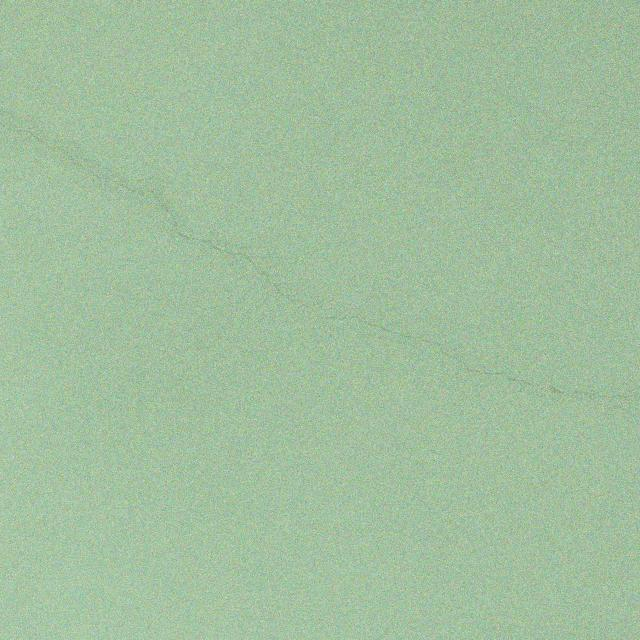
#> input picture dataset/test/images/011_agua_turbia_gris_jpg.rf.66b9929ace3626f958910de0c95df036.jpg, 640 x 640 px
$ python -i image_enhancement.py   (imports and definitions only)
#> lines starting #> are read from the running program, lines starting #| are printed output that depends on the picture
### backend/app/config.py
"""
AquaGuard AI — Application configuration.
All settings are configurable via environment variables or .env file.
"""

import os
from pathlib import Path
from dotenv import load_dotenv

load_dotenv()

# ── Paths ────────────────────────────────────────────────────────────────
PROJECT_ROOT = Path(os.getenv("AQUAGUARD_PROJECT_ROOT", Path(__file__).resolve().parents[2]))
BACKEND_ROOT = PROJECT_ROOT / "backend"
DATASET_ROOT = Path(os.getenv("AQUAGUARD_DATASET_ROOT", PROJECT_ROOT / "dataset"))
MODELS_DIR = Path(os.getenv("AQUAGUARD_MODELS_DIR", PROJECT_ROOT / "models"))
UPLOAD_DIR = Path(os.getenv("AQUAGUARD_UPLOAD_DIR", BACKEND_ROOT / "uploads"))
OUTPUT_DIR = Path(os.getenv("AQUAGUARD_OUTPUT_DIR", BACKEND_ROOT / "outputs"))
DATABASE_URL = os.getenv("AQUAGUARD_DATABASE_URL", f"sqlite+aiosqlite:///{BACKEND_ROOT / 'aquaguard.db'}")

# Ensure directories exist
for d in [MODELS_DIR, UPLOAD_DIR, OUTPUT_DIR]:
    d.mkdir(parents=True, exist_ok=True)
#> further down, picture is the input picture: shape (640, 640, 3); mean B, G, R 158.6, 191, 161.5

# ── Model settings ───────────────────────────────────────────────────────
MODEL_WEIGHTS = os.getenv("AQUAGUARD_MODEL_WEIGHTS", str(MODELS_DIR / "best.pt"))
DEFAULT_BASE_MODEL = os.getenv("AQUAGUARD_BASE_MODEL", "yolo26n.pt")
INFERENCE_IMG_SIZE = int(os.getenv("AQUAGUARD_INFERENCE_IMG_SIZE", "640"))
DEFAULT_CONFIDENCE = float(os.getenv("AQUAGUARD_DEFAULT_CONFIDENCE", "0.25"))
DEFAULT_IOU = float(os.getenv("AQUAGUARD_DEFAULT_IOU", "0.45"))
DEVICE = os.getenv("AQUAGUARD_DEVICE", "auto")  # auto, cpu, cuda, 0, 1, ...

# ── Frame extraction settings ────────────────────────────────────────────
DEFAULT_FRAME_INTERVAL = int(os.getenv("AQUAGUARD_FRAME_INTERVAL", "2"))  # every N frames
BLUR_THRESHOLD = float(os.getenv("AQUAGUARD_BLUR_THRESHOLD", "20.0"))
BRIGHTNESS_MIN = float(os.getenv("AQUAGUARD_BRIGHTNESS_MIN", "15.0"))
BRIGHTNESS_MAX = float(os.getenv("AQUAGUARD_BRIGHTNESS_MAX", "240.0"))
CONTRAST_MIN = float(os.getenv("AQUAGUARD_CONTRAST_MIN", "5.0"))
DUPLICATE_HASH_THRESHOLD = int(os.getenv("AQUAGUARD_DUPLICATE_HASH_THRESHOLD", "8"))

# ── Enhancement settings ─────────────────────────────────────────────────
CLAHE_CLIP_LIMIT = float(os.getenv("AQUAGUARD_CLAHE_CLIP_LIMIT", "3.0"))
CLAHE_TILE_GRID = int(os.getenv("AQUAGUARD_CLAHE_TILE_GRID", "8"))
DEFAULT_GAMMA = float(os.getenv("AQUAGUARD_DEFAULT_GAMMA", "1.5"))

# ── Training settings ────────────────────────────────────────────────────
DEFAULT_EPOCHS = int(os.getenv("AQUAGUARD_EPOCHS", "50"))
DEFAULT_BATCH_SIZE = int(os.getenv("AQUAGUARD_BATCH_SIZE", "16"))
DEFAULT_WORKERS = int(os.getenv("AQUAGUARD_WORKERS", "4"))
TRAIN_IMG_SIZE = int(os.getenv("AQUAGUARD_TRAIN_IMG_SIZE", "640"))

# ── Upload limits ─────────────────────────────────────────────────────────
MAX_UPLOAD_SIZE_MB = int(os.getenv("AQUAGUARD_MAX_UPLOAD_SIZE_MB", "500"))
ALLOWED_VIDEO_EXTENSIONS = {".mp4", ".avi", ".mov", ".mkv", ".wmv", ".flv"}
ALLOWED_IMAGE_EXTENSIONS = {".jpg", ".jpeg", ".png", ".bmp", ".tiff", ".webp"}

# ── Server ────────────────────────────────────────────────────────────────
API_HOST = os.getenv("AQUAGUARD_API_HOST", "0.0.0.0")
API_PORT = int(os.getenv("AQUAGUARD_API_PORT", "8000"))
CORS_ORIGINS = os.getenv("AQUAGUARD_CORS_ORIGINS", "http://localhost:5173,http://localhost:3000").split(",")

### backend/app/services/image_enhancement.py
"""
AquaGuard AI — Underwater image enhancement service.

Provides multiple enhancement algorithms optimised for murky, low-contrast
underwater footage:

* **CLAHE** — Contrast-Limited Adaptive Histogram Equalisation on the L channel
  of the CIE-LAB colour space.
* **Gamma correction** — simple power-law transform via a lookup table.
* **Single-Scale Retinex (SSR)** — logarithmic ratio of the image and its
  Gaussian-blurred version, normalised back to [0, 255].

The module exposes both synchronous helpers (for direct use inside worker
threads) and a thin ``async`` wrapper (``enhance_frames``) that offloads the
CPU-bound work to an ``asyncio`` thread-pool executor.
"""

from __future__ import annotations

import asyncio
import logging
from concurrent.futures import ThreadPoolExecutor
from pathlib import Path
from typing import Any

import cv2
import numpy as np

from backend.app.config import (
    ALLOWED_IMAGE_EXTENSIONS,
    CLAHE_CLIP_LIMIT,
    CLAHE_TILE_GRID,
    DEFAULT_GAMMA,
)
from backend.app.schemas.models import EnhancementMethod

logger = logging.getLogger(__name__)

# Thread-pool shared across async calls inside this module.
_ENHANCEMENT_POOL = ThreadPoolExecutor(max_workers=4, thread_name_prefix="enhance")


class ImageEnhancer:
    """Stateless service that applies underwater image enhancement algorithms.

    Each public ``enhance_*`` method accepts a BGR ``numpy`` array (as returned
    by ``cv2.imread``) and returns an enhanced BGR array of the same shape and
    dtype.
    """

    # ── Core enhancement algorithms ──────────────────────────────────────

    def enhance_clahe(
        self,
        image: np.ndarray,
        clip_limit: float = CLAHE_CLIP_LIMIT,
        tile_grid_size: int = CLAHE_TILE_GRID,
    ) -> np.ndarray:
        """Apply Contrast-Limited Adaptive Histogram Equalisation (CLAHE).

        The image is converted from BGR to the CIE-LAB colour space so that
        only the luminance channel (L) is equalised, preserving the original
        colour information.

        Args:
            image: Input BGR image (``uint8``).
            clip_limit: CLAHE clip limit – controls contrast amplification.
            tile_grid_size: Size of each tile in the grid used by CLAHE.

        Returns:
            Enhanced BGR image (``uint8``).
        """
#> called with clip_limit = 3, tile_grid_size = 8
        logger.debug(
            "CLAHE enhancement: clip_limit=%.2f, tile_grid=%d",
            clip_limit,
            tile_grid_size,
        )
        lab = cv2.cvtColor(image, cv2.COLOR_BGR2LAB)
#> lab: shape (640, 640, 3); mean of channels 0, 1, 2 190, 111.8, 141.1
        l_channel, a_channel, b_channel = cv2.split(lab)
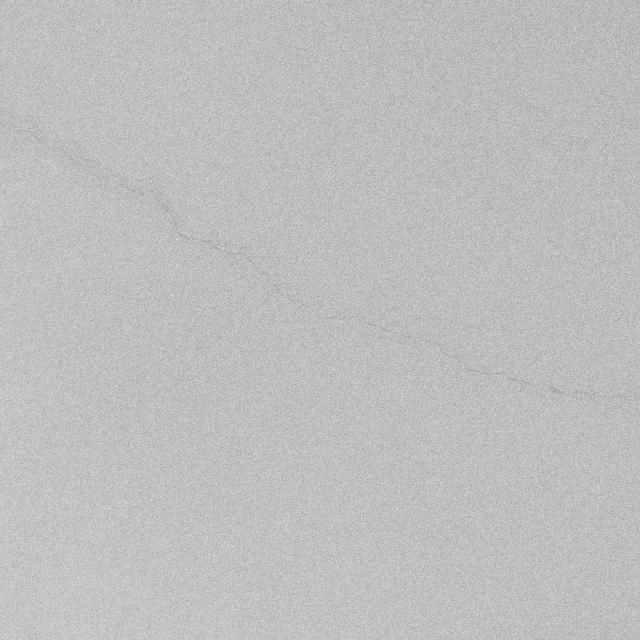
#> l_channel: shape (640, 640); min 150, max 224, mean 190
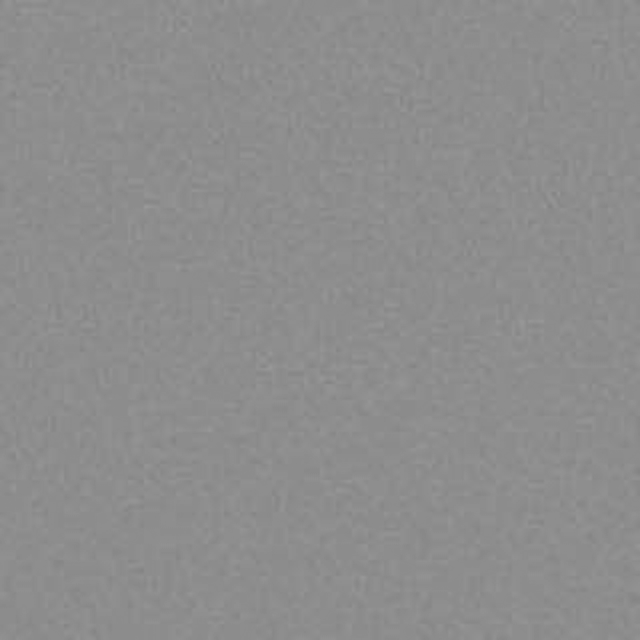
#> b_channel: shape (640, 640); min 131, max 152, mean 141.1

        clahe = cv2.createCLAHE(
            clipLimit=clip_limit,
            tileGridSize=(tile_grid_size, tile_grid_size),
        )
        l_enhanced = clahe.apply(l_channel)
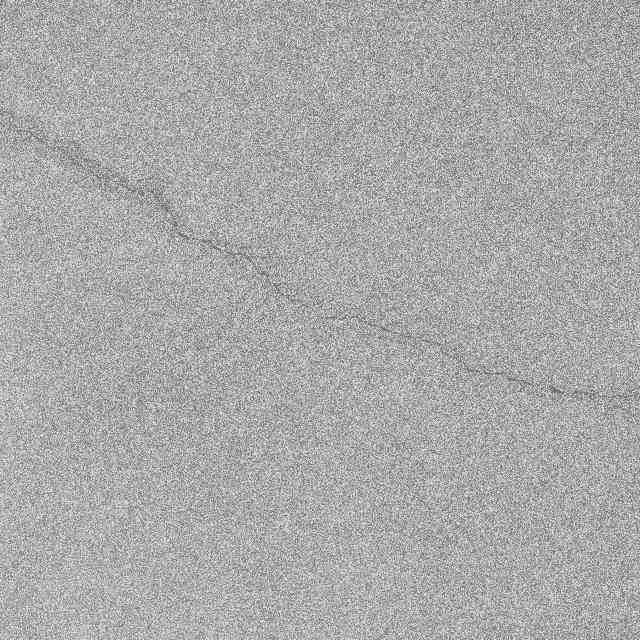
#> l_enhanced: shape (640, 640); min 95, max 235, mean 170.2

        lab_enhanced = cv2.merge([l_enhanced, a_channel, b_channel])
#> lab_enhanced: shape (640, 640, 3); mean of channels 0, 1, 2 170.2, 111.8, 141.1
        result: np.ndarray = cv2.cvtColor(lab_enhanced, cv2.COLOR_LAB2BGR)
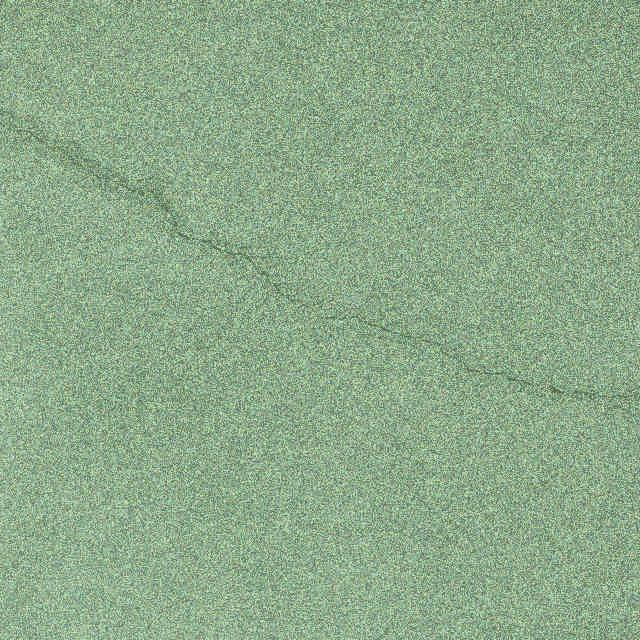
#> result: shape (640, 640, 3); mean B, G, R 138.6, 170.4, 141.4
        return result

    # [304 lines left out: functions enhance_gamma, enhance_retinex, enhance, enhance_file, enhance_batch, create_comparison, not called in this run]


# ── Module-level convenience instance ────────────────────────────────────

_default_enhancer = ImageEnhancer()


# [28 lines not run here, left out]

>>> import cv2
>>> picture = cv2.imread('../../../dataset/test/images/011_agua_turbia_gris_jpg.rf.66b9929ace3626f958910de0c95df036.jpg')
>>> result = ImageEnhancer().enhance_clahe(picture)

$ run again, on dataset/train/images/021_agua_clara_jpg.rf.1d27c176169cccda5ddc0139a7ebce45.jpg
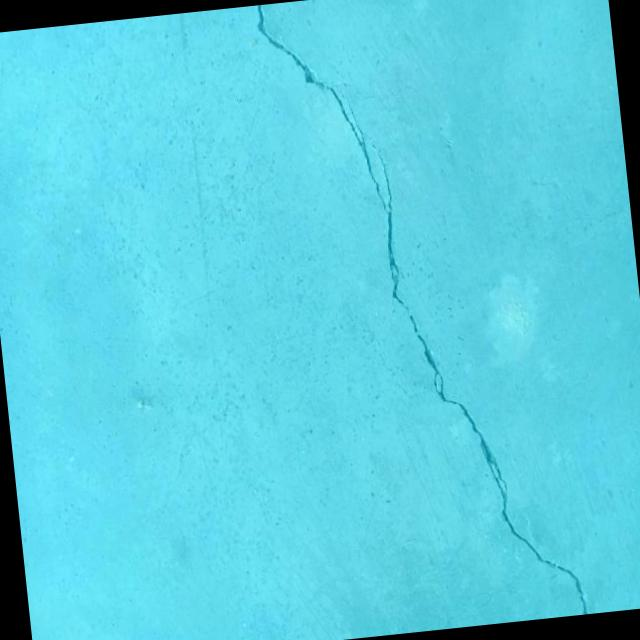
#> input picture dataset/train/images/021_agua_clara_jpg.rf.1d27c176169cccda5ddc0139a7ebce45.jpg, 640 x 640 px
#> picture is the input picture: shape (640, 640, 3); mean B, G, R 222, 205.1, 90.6
#> lab: shape (640, 640, 3); mean of channels 0, 1, 2 195, 100.9, 110.1
#> in enhance_clahe, `l_enhanced = clahe.apply(l_channel)`:
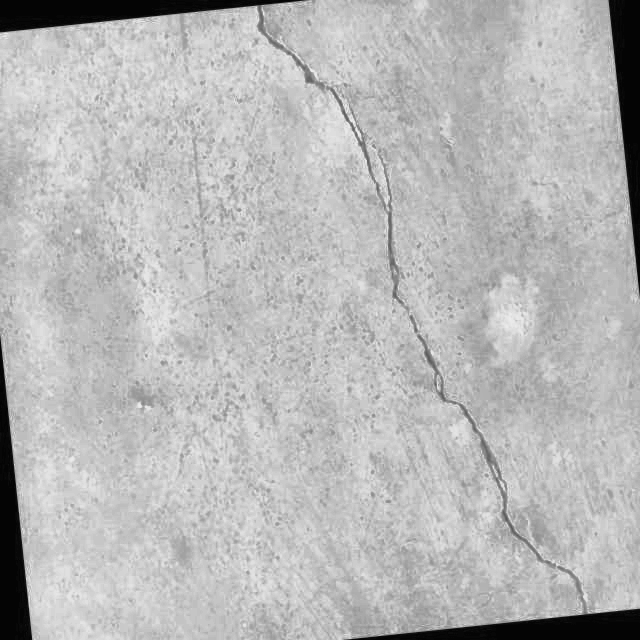
#> l_enhanced: shape (640, 640); min 1, max 241, mean 183.9
#> lab_enhanced: shape (640, 640, 3); mean of channels 0, 1, 2 183.9, 100.9, 110.1
#> in enhance_clahe, `result: np.ndarray = cv2.cvtColor(lab_enhanced, cv2.COLOR_LAB2BGR)`:
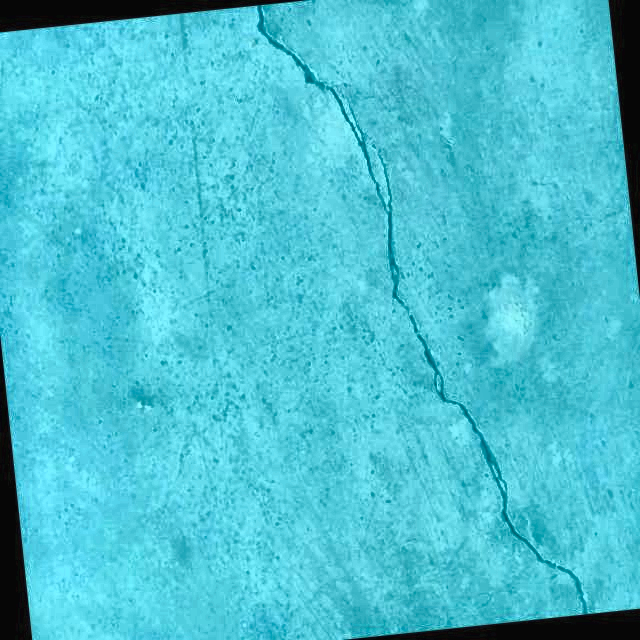
#> result: shape (640, 640, 3); mean B, G, R 209.7, 193.2, 75.8
